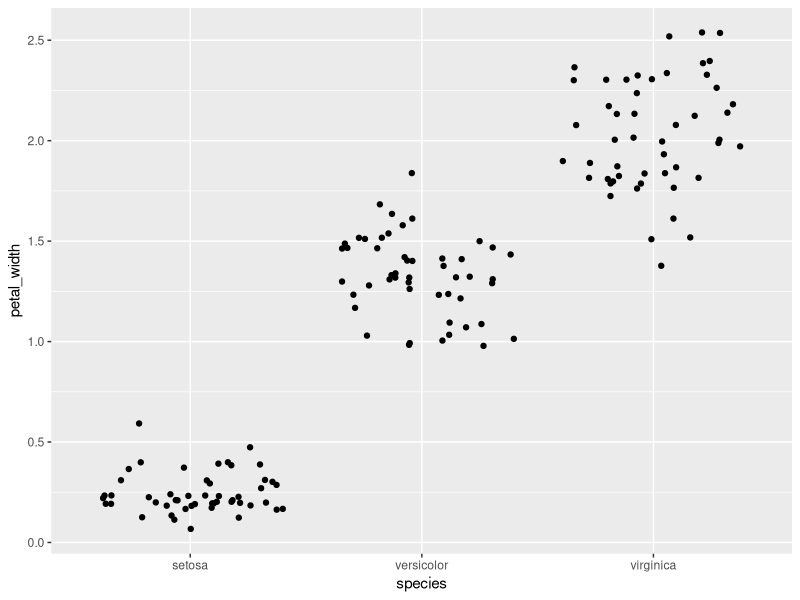
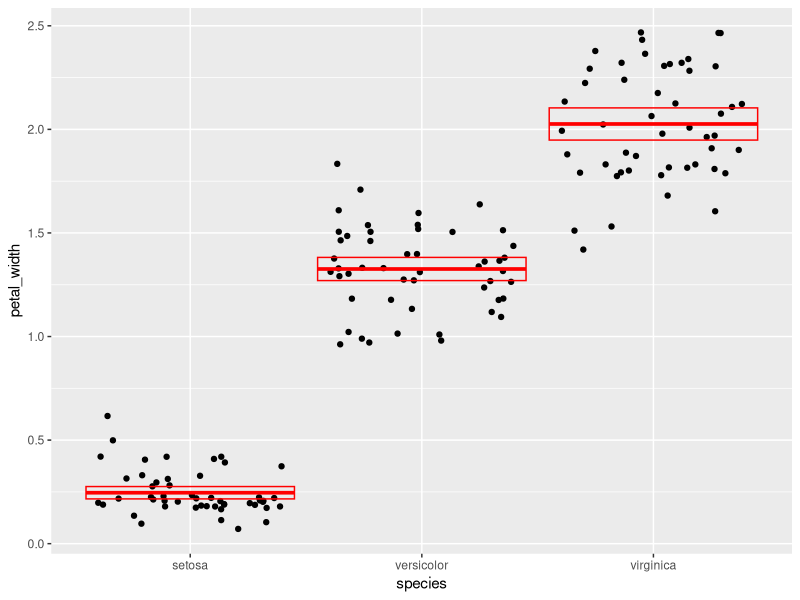
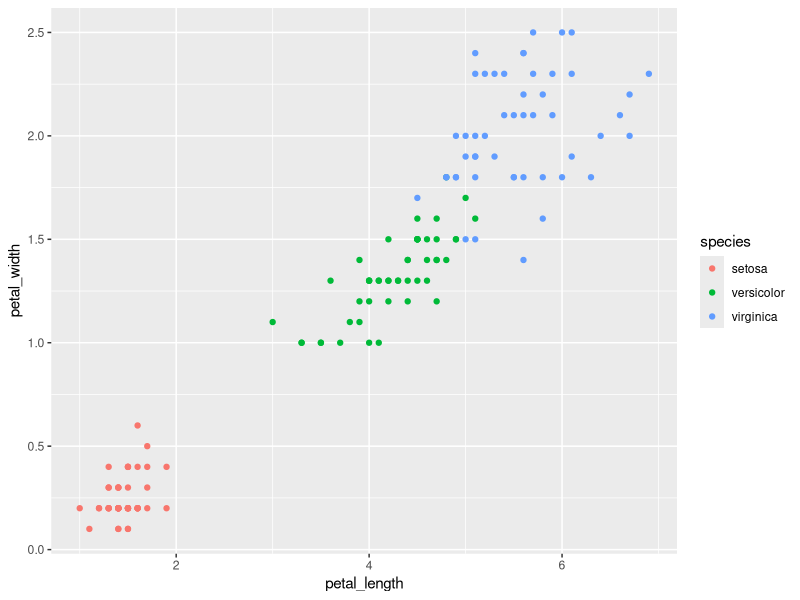

Write R code to recreate these figures, in order.
#Load packages -----------------------------------------------------------------

library(tidyverse)

#read data----------------------------------------------------------------------

iris
iris <- as_tibble(iris)
iris

# Question 1--------------------------------------------------------------------

Q1<-rename(iris,sepal_length=Sepal.Length,sepal_width=Sepal.Width,petal_length=Petal.Length,petal_width=Petal.Width,species=Species)
Q1

# Question 2--------------------------------------------------------------------

Q2<-select(Q1, sepal_length, sepal_width, petal_length, petal_width)
Q2
mutate(Q1, Q2 = Q2 * 10)

# Question 3--------------------------------------------------------------------

Q3 <-mutate(Q1, sepal_area=sepal_length*sepal_width,petal_area=petal_length*petal_width)
Q3
Q3.1 <-select(Q3,sepal_area,petal_area)
Q3.1

# Question 4--------------------------------------------------------------------

summarize(
  Q2,
  sampl_size = n(),
  max=max(sepal_length),
  min=min(sepal_length),
  range=range(sepal_length),
  median=median(sepal_length),
  q1=quantile(sepal_length, probs = 0.25),
  q2=quantile(sepal_length, probs = 0.75),
  IQR=IQR(sepal_length)
)

# Question 5--------------------------------------------------------------------

Q5<-group_by(Q1,species)

iris_sum<-summarize(
  Q5,
  mean=mean(petal_width),
  sampl_size = n(),
  sd=sd(petal_width),
  var=var(petal_width),
  sem=sd / sqrt(sampl_size), 
  ci_upper=mean+2 * sem,
  ci_lower=mean-2 * sem)
iris_sum

# Question 6--------------------------------------------------------------------

ggplot(data = Q1) + 
  geom_jitter(mapping = aes(x=species,y=petal_width))

# Question 7--------------------------------------------------------------------

ggplot(data=Q1) +
  geom_jitter(mapping=aes(x=species,y=petal_width)) +
  geom_crossbar(
    data=iris_sum,
    mapping=aes(
      x=species,
      y=mean,
      ymax=ci_upper,
      ymin=ci_lower),
    color="red"
  )

# Question 8--------------------------------------------------------------------

ggplot(data=Q1) +
  geom_point(mapping=aes(x=petal_length,y=petal_width,color=species))

